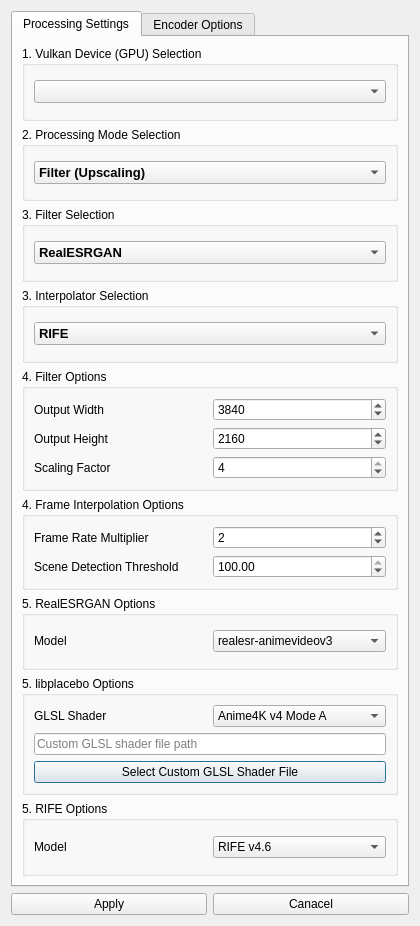
<?xml version="1.0" encoding="UTF-8"?>
<ui version="4.0">
 <class>TaskConfigDialog</class>
 <widget class="QDialog" name="TaskConfigDialog">
  <property name="geometry">
   <rect>
    <x>0</x>
    <y>0</y>
    <width>420</width>
    <height>926</height>
   </rect>
  </property>
  <property name="sizePolicy">
   <sizepolicy hsizetype="Preferred" vsizetype="Preferred">
    <horstretch>0</horstretch>
    <verstretch>0</verstretch>
   </sizepolicy>
  </property>
  <property name="windowTitle">
   <string>New Task</string>
  </property>
  <layout class="QVBoxLayout" name="verticalLayout">
   <item>
    <widget class="QTabWidget" name="tabWidget">
     <property name="currentIndex">
      <number>0</number>
     </property>
     <widget class="QWidget" name="tab_3">
      <attribute name="title">
       <string>Processing Settings</string>
      </attribute>
      <layout class="QVBoxLayout" name="verticalLayout_2">
       <item>
        <widget class="QGroupBox" name="groupBox_2">
         <property name="title">
          <string>1. Vulkan Device (GPU) Selection</string>
         </property>
         <layout class="QVBoxLayout" name="verticalLayout_4">
          <item>
           <widget class="QComboBox" name="vulkanDeviceSelectionComboBox">
            <property name="font">
             <font>
              <pointsize>10</pointsize>
              <bold>true</bold>
             </font>
            </property>
           </widget>
          </item>
         </layout>
        </widget>
       </item>
       <item>
        <widget class="QGroupBox" name="groupBox_8">
         <property name="title">
          <string>2. Processing Mode Selection</string>
         </property>
         <layout class="QVBoxLayout" name="verticalLayout_12">
          <item>
           <widget class="QComboBox" name="processingModeSelectionComboBox">
            <property name="font">
             <font>
              <pointsize>10</pointsize>
              <bold>true</bold>
             </font>
            </property>
            <item>
             <property name="text">
              <string>Filter (Upscaling)</string>
             </property>
            </item>
            <item>
             <property name="text">
              <string>Frame Interpolation</string>
             </property>
            </item>
           </widget>
          </item>
         </layout>
        </widget>
       </item>
       <item>
        <widget class="QGroupBox" name="filterSelectionGroupBox">
         <property name="title">
          <string>3. Filter Selection</string>
         </property>
         <layout class="QVBoxLayout" name="verticalLayout_3">
          <item>
           <widget class="QComboBox" name="filterSelectionComboBox">
            <property name="font">
             <font>
              <pointsize>10</pointsize>
              <bold>true</bold>
             </font>
            </property>
            <property name="currentIndex">
             <number>1</number>
            </property>
            <item>
             <property name="text">
              <string notr="true">libplacebo</string>
             </property>
            </item>
            <item>
             <property name="text">
              <string notr="true">RealESRGAN</string>
             </property>
            </item>
           </widget>
          </item>
         </layout>
        </widget>
       </item>
       <item>
        <widget class="QGroupBox" name="interpolatorSelectionGroupBox">
         <property name="title">
          <string>3. Interpolator Selection</string>
         </property>
         <layout class="QVBoxLayout" name="verticalLayout_13">
          <item>
           <widget class="QComboBox" name="interpolationSelectionComboBox">
            <property name="font">
             <font>
              <pointsize>10</pointsize>
              <bold>true</bold>
             </font>
            </property>
            <item>
             <property name="text">
              <string notr="true">RIFE</string>
             </property>
            </item>
           </widget>
          </item>
         </layout>
        </widget>
       </item>
       <item>
        <widget class="QGroupBox" name="filterOptionsGroupBox">
         <property name="title">
          <string>4. Filter Options</string>
         </property>
         <layout class="QVBoxLayout" name="verticalLayout_9">
          <item>
           <layout class="QHBoxLayout" name="horizontalLayout_4">
            <item>
             <widget class="QLabel" name="outputWidthLabel">
              <property name="text">
               <string>Output Width</string>
              </property>
             </widget>
            </item>
            <item>
             <widget class="QSpinBox" name="outputWidthSpinBox">
              <property name="minimum">
               <number>1</number>
              </property>
              <property name="maximum">
               <number>2147483647</number>
              </property>
              <property name="value">
               <number>3840</number>
              </property>
             </widget>
            </item>
           </layout>
          </item>
          <item>
           <layout class="QHBoxLayout" name="horizontalLayout_5">
            <item>
             <widget class="QLabel" name="outputHeightLabel">
              <property name="text">
               <string>Output Height</string>
              </property>
             </widget>
            </item>
            <item>
             <widget class="QSpinBox" name="outputHeightSpinBox">
              <property name="minimum">
               <number>1</number>
              </property>
              <property name="maximum">
               <number>2147483647</number>
              </property>
              <property name="value">
               <number>2160</number>
              </property>
             </widget>
            </item>
           </layout>
          </item>
          <item>
           <layout class="QHBoxLayout" name="horizontalLayout_3">
            <item>
             <widget class="QLabel" name="scalingFactorLabel">
              <property name="text">
               <string>Scaling Factor</string>
              </property>
             </widget>
            </item>
            <item>
             <widget class="QSpinBox" name="scalingFactorSpinBox">
              <property name="minimum">
               <number>2</number>
              </property>
              <property name="maximum">
               <number>4</number>
              </property>
              <property name="value">
               <number>4</number>
              </property>
             </widget>
            </item>
           </layout>
          </item>
         </layout>
        </widget>
       </item>
       <item>
        <widget class="QGroupBox" name="frameInterpolationOptionsGroupBox">
         <property name="title">
          <string>4. Frame Interpolation Options</string>
         </property>
         <layout class="QVBoxLayout" name="verticalLayout_11">
          <item>
           <layout class="QHBoxLayout" name="horizontalLayout_24">
            <item>
             <widget class="QLabel" name="frameRateMultiplierLabel">
              <property name="text">
               <string>Frame Rate Multiplier</string>
              </property>
             </widget>
            </item>
            <item>
             <widget class="QSpinBox" name="frameRateMultiplierSpinBox">
              <property name="minimum">
               <number>1</number>
              </property>
              <property name="maximum">
               <number>2147483647</number>
              </property>
              <property name="value">
               <number>2</number>
              </property>
             </widget>
            </item>
           </layout>
          </item>
          <item>
           <layout class="QHBoxLayout" name="horizontalLayout_26">
            <item>
             <widget class="QLabel" name="label_2">
              <property name="text">
               <string>Scene Detection Threshold</string>
              </property>
             </widget>
            </item>
            <item>
             <widget class="QDoubleSpinBox" name="sceneDetectionThresholdDoubleSpinBox">
              <property name="maximum">
               <double>100.000000000000000</double>
              </property>
              <property name="value">
               <double>100.000000000000000</double>
              </property>
             </widget>
            </item>
           </layout>
          </item>
         </layout>
        </widget>
       </item>
       <item>
        <widget class="QGroupBox" name="realesrganOptionsGroupBox">
         <property name="title">
          <string>5. RealESRGAN Options</string>
         </property>
         <layout class="QVBoxLayout" name="verticalLayout_5">
          <item>
           <layout class="QHBoxLayout" name="horizontalLayout_2">
            <item>
             <widget class="QLabel" name="label">
              <property name="text">
               <string>Model</string>
              </property>
             </widget>
            </item>
            <item>
             <widget class="QComboBox" name="realesrganModelComboBox">
              <property name="currentIndex">
               <number>2</number>
              </property>
              <item>
               <property name="text">
                <string notr="true">realesrgan-plus</string>
               </property>
              </item>
              <item>
               <property name="text">
                <string notr="true">realesrgan-plus-anime</string>
               </property>
              </item>
              <item>
               <property name="text">
                <string notr="true">realesr-animevideov3</string>
               </property>
              </item>
             </widget>
            </item>
           </layout>
          </item>
         </layout>
        </widget>
       </item>
       <item>
        <widget class="QGroupBox" name="libplaceboOptionsGroupBox">
         <property name="title">
          <string>5. libplacebo Options</string>
         </property>
         <layout class="QVBoxLayout" name="verticalLayout_6">
          <item>
           <layout class="QHBoxLayout" name="horizontalLayout_6">
            <item>
             <widget class="QLabel" name="label_5">
              <property name="text">
               <string>GLSL Shader</string>
              </property>
             </widget>
            </item>
            <item>
             <widget class="QComboBox" name="libplaceboGlslShaderComboBox">
              <item>
               <property name="text">
                <string notr="true">Anime4K v4 Mode A</string>
               </property>
              </item>
              <item>
               <property name="text">
                <string notr="true">Anime4K v4 Mode B</string>
               </property>
              </item>
              <item>
               <property name="text">
                <string notr="true">Anime4K v4 Mode C</string>
               </property>
              </item>
              <item>
               <property name="text">
                <string notr="true">Anime4K v4 Mode A+A</string>
               </property>
              </item>
              <item>
               <property name="text">
                <string notr="true">Anime4K v4 Mode B+B</string>
               </property>
              </item>
              <item>
               <property name="text">
                <string notr="true">Anime4K v4 Mode C+A</string>
               </property>
              </item>
              <item>
               <property name="text">
                <string notr="true">Anime4K v4.1 GAN</string>
               </property>
              </item>
             </widget>
            </item>
           </layout>
          </item>
          <item>
           <widget class="QLineEdit" name="libplaceboCustomGlslShaderPathLineEdit">
            <property name="placeholderText">
             <string>Custom GLSL shader file path</string>
            </property>
           </widget>
          </item>
          <item>
           <widget class="QPushButton" name="libplaceboSelectCustomGlslShaderPushButton">
            <property name="text">
             <string>Select Custom GLSL Shader File</string>
            </property>
           </widget>
          </item>
         </layout>
        </widget>
       </item>
       <item>
        <widget class="QGroupBox" name="rifeOptionsGroupBox">
         <property name="title">
          <string>5. RIFE Options</string>
         </property>
         <layout class="QVBoxLayout" name="verticalLayout_10">
          <item>
           <layout class="QHBoxLayout" name="horizontalLayout_23">
            <item>
             <widget class="QLabel" name="label_22">
              <property name="text">
               <string>Model</string>
              </property>
             </widget>
            </item>
            <item>
             <widget class="QComboBox" name="rifeModelComboBox">
              <property name="currentIndex">
               <number>10</number>
              </property>
              <item>
               <property name="text">
                <string notr="true">RIFE</string>
               </property>
              </item>
              <item>
               <property name="text">
                <string notr="true">RIFE HD</string>
               </property>
              </item>
              <item>
               <property name="text">
                <string notr="true">RIFE UHD</string>
               </property>
              </item>
              <item>
               <property name="text">
                <string notr="true">RIFE Anime</string>
               </property>
              </item>
              <item>
               <property name="text">
                <string notr="true">RIFE v2</string>
               </property>
              </item>
              <item>
               <property name="text">
                <string notr="true">RIFE v2.3</string>
               </property>
              </item>
              <item>
               <property name="text">
                <string notr="true">RIFE v2.4</string>
               </property>
              </item>
              <item>
               <property name="text">
                <string notr="true">RIFE v3.0</string>
               </property>
              </item>
              <item>
               <property name="text">
                <string notr="true">RIFE v3.1</string>
               </property>
              </item>
              <item>
               <property name="text">
                <string notr="true">RIFE v4</string>
               </property>
              </item>
              <item>
               <property name="text">
                <string notr="true">RIFE v4.6</string>
               </property>
              </item>
             </widget>
            </item>
           </layout>
          </item>
         </layout>
        </widget>
       </item>
      </layout>
     </widget>
     <widget class="QWidget" name="tab_4">
      <attribute name="title">
       <string>Encoder Options</string>
      </attribute>
      <layout class="QVBoxLayout" name="verticalLayout_7">
       <item>
        <widget class="QSplitter" name="splitter">
         <property name="orientation">
          <enum>Qt::Orientation::Vertical</enum>
         </property>
         <widget class="QGroupBox" name="groupBox">
          <property name="title">
           <string>Standard Options</string>
          </property>
          <layout class="QVBoxLayout" name="verticalLayout_15">
           <item>
            <widget class="QScrollArea" name="scrollArea">
             <property name="widgetResizable">
              <bool>true</bool>
             </property>
             <widget class="QWidget" name="scrollAreaWidgetContents">
              <property name="geometry">
               <rect>
                <x>0</x>
                <y>0</y>
                <width>340</width>
                <height>564</height>
               </rect>
              </property>
              <layout class="QVBoxLayout" name="verticalLayout_14">
               <item>
                <layout class="QHBoxLayout" name="horizontalLayout_7">
                 <item>
                  <widget class="QLabel" name="label_6">
                   <property name="text">
                    <string>suffix</string>
                   </property>
                  </widget>
                 </item>
                 <item>
                  <widget class="QLineEdit" name="suffixLineEdit">
                   <property name="sizePolicy">
                    <sizepolicy hsizetype="Preferred" vsizetype="Fixed">
                     <horstretch>0</horstretch>
                     <verstretch>0</verstretch>
                    </sizepolicy>
                   </property>
                   <property name="text">
                    <string>.mp4</string>
                   </property>
                  </widget>
                 </item>
                </layout>
               </item>
               <item>
                <layout class="QHBoxLayout" name="horizontalLayout_12">
                 <item>
                  <widget class="QLabel" name="label_11">
                   <property name="text">
                    <string>codec</string>
                   </property>
                  </widget>
                 </item>
                 <item>
                  <widget class="QLineEdit" name="codecLineEdit">
                   <property name="sizePolicy">
                    <sizepolicy hsizetype="Preferred" vsizetype="Fixed">
                     <horstretch>0</horstretch>
                     <verstretch>0</verstretch>
                    </sizepolicy>
                   </property>
                   <property name="text">
                    <string>libx264</string>
                   </property>
                  </widget>
                 </item>
                </layout>
               </item>
               <item>
                <layout class="QHBoxLayout" name="horizontalLayout_16">
                 <item>
                  <widget class="QLabel" name="label_15">
                   <property name="text">
                    <string>pix_fmt</string>
                   </property>
                  </widget>
                 </item>
                 <item>
                  <widget class="QLineEdit" name="pixFmtLineEdit">
                   <property name="sizePolicy">
                    <sizepolicy hsizetype="Preferred" vsizetype="Fixed">
                     <horstretch>0</horstretch>
                     <verstretch>0</verstretch>
                    </sizepolicy>
                   </property>
                   <property name="text">
                    <string>auto</string>
                   </property>
                  </widget>
                 </item>
                </layout>
               </item>
               <item>
                <layout class="QHBoxLayout" name="horizontalLayout_8">
                 <item>
                  <widget class="QLabel" name="label_7">
                   <property name="text">
                    <string>bit_rate</string>
                   </property>
                  </widget>
                 </item>
                 <item>
                  <widget class="QSpinBox" name="bitRateSpinBox">
                   <property name="maximum">
                    <number>2147483647</number>
                   </property>
                  </widget>
                 </item>
                </layout>
               </item>
               <item>
                <layout class="QHBoxLayout" name="horizontalLayout_13">
                 <item>
                  <widget class="QLabel" name="label_12">
                   <property name="text">
                    <string>rc_buffer_size</string>
                   </property>
                  </widget>
                 </item>
                 <item>
                  <widget class="QSpinBox" name="rcBufferSizeSpinBox">
                   <property name="maximum">
                    <number>2147483647</number>
                   </property>
                  </widget>
                 </item>
                </layout>
               </item>
               <item>
                <layout class="QHBoxLayout" name="horizontalLayout_17">
                 <item>
                  <widget class="QLabel" name="label_16">
                   <property name="text">
                    <string>rc_min_rate</string>
                   </property>
                  </widget>
                 </item>
                 <item>
                  <widget class="QSpinBox" name="rcMinRateSpinBox">
                   <property name="maximum">
                    <number>2147483647</number>
                   </property>
                  </widget>
                 </item>
                </layout>
               </item>
               <item>
                <layout class="QHBoxLayout" name="horizontalLayout_9">
                 <item>
                  <widget class="QLabel" name="label_8">
                   <property name="text">
                    <string>rc_max_rate</string>
                   </property>
                  </widget>
                 </item>
                 <item>
                  <widget class="QSpinBox" name="rcMaxRateSpinBox">
                   <property name="maximum">
                    <number>2147483647</number>
                   </property>
                  </widget>
                 </item>
                </layout>
               </item>
               <item>
                <layout class="QHBoxLayout" name="horizontalLayout_14">
                 <item>
                  <widget class="QLabel" name="label_13">
                   <property name="text">
                    <string>qmin</string>
                   </property>
                  </widget>
                 </item>
                 <item>
                  <widget class="QSpinBox" name="qMinSpinBox">
                   <property name="minimum">
                    <number>-1</number>
                   </property>
                   <property name="maximum">
                    <number>51</number>
                   </property>
                   <property name="value">
                    <number>-1</number>
                   </property>
                  </widget>
                 </item>
                </layout>
               </item>
               <item>
                <layout class="QHBoxLayout" name="horizontalLayout_10">
                 <item>
                  <widget class="QLabel" name="label_9">
                   <property name="text">
                    <string>qmax</string>
                   </property>
                  </widget>
                 </item>
                 <item>
                  <widget class="QSpinBox" name="qMaxSpinBox">
                   <property name="minimum">
                    <number>-1</number>
                   </property>
                   <property name="maximum">
                    <number>51</number>
                   </property>
                   <property name="value">
                    <number>-1</number>
                   </property>
                  </widget>
                 </item>
                </layout>
               </item>
               <item>
                <layout class="QHBoxLayout" name="horizontalLayout_18">
                 <item>
                  <widget class="QLabel" name="label_17">
                   <property name="text">
                    <string>gop_size</string>
                   </property>
                  </widget>
                 </item>
                 <item>
                  <widget class="QSpinBox" name="gopSizeSpinBox">
                   <property name="minimum">
                    <number>-1</number>
                   </property>
                   <property name="maximum">
                    <number>2147483647</number>
                   </property>
                   <property name="value">
                    <number>-1</number>
                   </property>
                  </widget>
                 </item>
                </layout>
               </item>
               <item>
                <layout class="QHBoxLayout" name="horizontalLayout_15">
                 <item>
                  <widget class="QLabel" name="label_14">
                   <property name="text">
                    <string>max_b_frames</string>
                   </property>
                  </widget>
                 </item>
                 <item>
                  <widget class="QSpinBox" name="maxBFramesSpinBox">
                   <property name="minimum">
                    <number>-1</number>
                   </property>
                   <property name="maximum">
                    <number>2147483647</number>
                   </property>
                   <property name="value">
                    <number>-1</number>
                   </property>
                  </widget>
                 </item>
                </layout>
               </item>
               <item>
                <layout class="QHBoxLayout" name="horizontalLayout_11">
                 <item>
                  <widget class="QLabel" name="label_10">
                   <property name="text">
                    <string>keyint_min</string>
                   </property>
                  </widget>
                 </item>
                 <item>
                  <widget class="QSpinBox" name="keyIntMinSpinBox">
                   <property name="minimum">
                    <number>-1</number>
                   </property>
                   <property name="maximum">
                    <number>2147483647</number>
                   </property>
                   <property name="value">
                    <number>-1</number>
                   </property>
                  </widget>
                 </item>
                </layout>
               </item>
               <item>
                <layout class="QHBoxLayout" name="horizontalLayout_19">
                 <item>
                  <widget class="QLabel" name="label_18">
                   <property name="text">
                    <string>refs</string>
                   </property>
                  </widget>
                 </item>
                 <item>
                  <widget class="QSpinBox" name="refsSpinBox">
                   <property name="minimum">
                    <number>-1</number>
                   </property>
                   <property name="maximum">
                    <number>2147483647</number>
                   </property>
                   <property name="value">
                    <number>-1</number>
                   </property>
                  </widget>
                 </item>
                </layout>
               </item>
               <item>
                <layout class="QHBoxLayout" name="horizontalLayout_20">
                 <item>
                  <widget class="QLabel" name="label_19">
                   <property name="text">
                    <string>thread_count</string>
                   </property>
                  </widget>
                 </item>
                 <item>
                  <widget class="QSpinBox" name="threadCountSpinBox">
                   <property name="maximum">
                    <number>2147483647</number>
                   </property>
                  </widget>
                 </item>
                </layout>
               </item>
               <item>
                <layout class="QHBoxLayout" name="horizontalLayout_21">
                 <item>
                  <widget class="QLabel" name="label_20">
                   <property name="text">
                    <string>delay</string>
                   </property>
                  </widget>
                 </item>
                 <item>
                  <widget class="QSpinBox" name="delaySpinBox">
                   <property name="maximum">
                    <number>2147483647</number>
                   </property>
                  </widget>
                 </item>
                </layout>
               </item>
               <item>
                <layout class="QHBoxLayout" name="horizontalLayout_22">
                 <item>
                  <widget class="QLabel" name="label_21">
                   <property name="text">
                    <string>hwaccel</string>
                   </property>
                  </widget>
                 </item>
                 <item>
                  <widget class="QLineEdit" name="hwaccelLineEdit">
                   <property name="sizePolicy">
                    <sizepolicy hsizetype="Preferred" vsizetype="Fixed">
                     <horstretch>0</horstretch>
                     <verstretch>0</verstretch>
                    </sizepolicy>
                   </property>
                   <property name="text">
                    <string>none</string>
                   </property>
                  </widget>
                 </item>
                </layout>
               </item>
               <item>
                <widget class="QCheckBox" name="copyStreamsCheckBox">
                 <property name="text">
                  <string>Copy audio and subtitle streams</string>
                 </property>
                 <property name="checked">
                  <bool>true</bool>
                 </property>
                </widget>
               </item>
              </layout>
             </widget>
            </widget>
           </item>
          </layout>
         </widget>
         <widget class="QGroupBox" name="groupBox_3">
          <property name="title">
           <string>Custom Options</string>
          </property>
          <layout class="QVBoxLayout" name="verticalLayout_8">
           <item>
            <widget class="QTableView" name="customEncoderOptionsTableView">
             <property name="sizePolicy">
              <sizepolicy hsizetype="Expanding" vsizetype="Preferred">
               <horstretch>0</horstretch>
               <verstretch>0</verstretch>
              </sizepolicy>
             </property>
             <attribute name="horizontalHeaderStretchLastSection">
              <bool>true</bool>
             </attribute>
            </widget>
           </item>
           <item>
            <layout class="QHBoxLayout" name="horizontalLayout_25">
             <item>
              <widget class="QPushButton" name="addCustomOptionPushButton">
               <property name="text">
                <string>Add</string>
               </property>
              </widget>
             </item>
             <item>
              <widget class="QPushButton" name="removeSelectedOptionPushButton">
               <property name="text">
                <string>Remove Selected</string>
               </property>
              </widget>
             </item>
            </layout>
           </item>
          </layout>
         </widget>
        </widget>
       </item>
      </layout>
     </widget>
    </widget>
   </item>
   <item>
    <layout class="QHBoxLayout" name="horizontalLayout">
     <item>
      <widget class="QPushButton" name="applyPushButton">
       <property name="text">
        <string>Apply</string>
       </property>
      </widget>
     </item>
     <item>
      <widget class="QPushButton" name="cancelPushButton">
       <property name="text">
        <string>Canacel</string>
       </property>
      </widget>
     </item>
    </layout>
   </item>
  </layout>
 </widget>
 <resources/>
 <connections/>
</ui>
